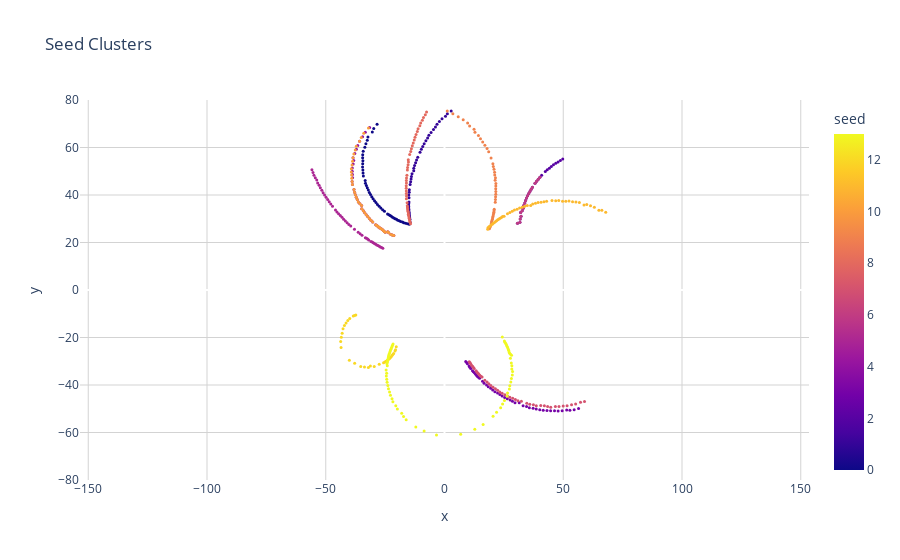
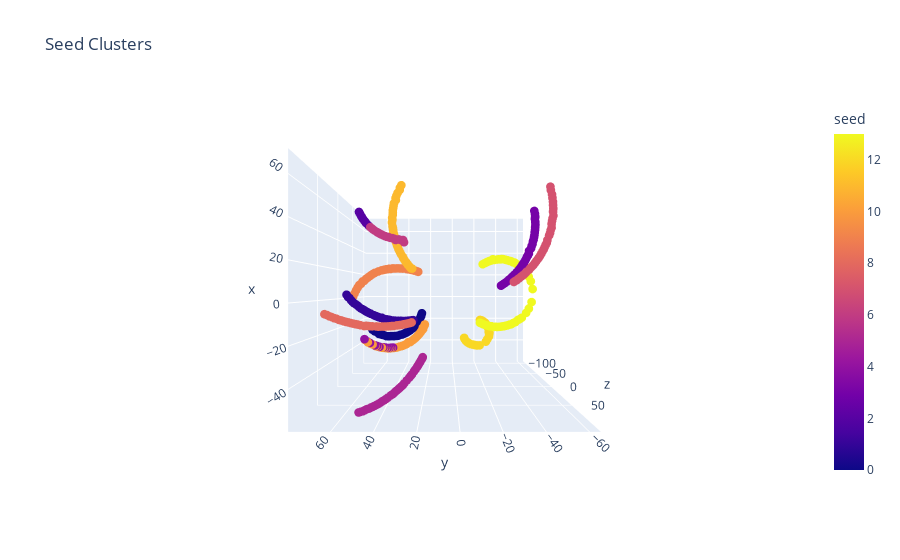

Write notebook code for charts like these, in order.
### Code cell
def get_seeds(data, event_id):
    sid = data["tpc_seeds_id"].array(library="np")[event_id]
    cids = data["tpc_seeds_clusters"].array(library="np")[event_id]
    ncid = data["tpc_seeds_nclusters"].array(library="np")[event_id]
    cid_start = data["tpc_seeds_start_idx"].array(library="np")[event_id]
    list_of_cids = [cids[start : start + length] 
                for start, length in zip(cid_start, ncid)]
    lists_of_x = [[clusters.iloc[cid_to_index[cid]]['x'] for cid in cids] for cids in list_of_cids]
    lists_of_y = [[clusters.iloc[cid_to_index[cid]]['y'] for cid in cids] for cids in list_of_cids]
    lists_of_z = [[clusters.iloc[cid_to_index[cid]]['z'] for cid in cids] for cids in list_of_cids]
    df = pd.DataFrame({"sid": sid, "cids": list_of_cids, "x": lists_of_x, "y": lists_of_y, "z": lists_of_z})
    return df

seeds = get_seeds(data, event_id)
print(f"Number of seeds: {len(seeds)}")
print(seeds.iloc[0])


flattened_data = {"seed": [], "x": [], "y": [], "z": [], "r": []}
for irow, row in seeds.iterrows():
    # if irow % 100  != 0:
    #     continue
    for x_val, y_val, z_val in zip(row["x"], row["y"], row["z"]):
        flattened_data["seed"].append(row["sid"])
        flattened_data["x"].append(x_val)
        flattened_data["y"].append(y_val)
        flattened_data["z"].append(z_val)
        flattened_data["r"].append(np.sqrt(x_val**2 + y_val**2))

df_flat = pd.DataFrame(flattened_data)
df_flat["r"].plot(kind="hist")

fig = px.scatter(
    df_flat,
    x="x",
    y="y",
    color="seed",
    title="Seed Clusters"
)
fig.update_layout(
    xaxis=dict(
        range=[-80, 80],
        gridcolor='lightgray',
        ),
    yaxis=dict(
        scaleanchor="x",
        scaleratio=1,
        range=[-80, 80],
        gridcolor='lightgray',
    ),
    paper_bgcolor='white',
    plot_bgcolor='white',
)
fig.update_traces(marker_size=3)
fig.show()

fig = px.scatter_3d(
    df_flat,
    x="x",
    y="y",
    z="z",
    color="seed",
    title="Seed Clusters"
)
fig.update_traces(marker_size=3)
fig.update_layout(scene_camera=dict(
    eye=dict(x=0, y=0, z=2)
))
fig.show()

### Figure 1 — Plotly figure (JSON) as saved in the notebook; plotly's stock layout.template omitted (floating-point values rounded to 4 significant figures; data arrays with more than 128 entries replaced by an {"elided": "..."} marker saying what was removed)
{"data": [{"hovertemplate": "x=%{x}<br>y=%{y}<br>seed=%{marker.color}<extra></extra>", "legendgroup": "", "marker": {"color": {"elided": "614 int values"}, "coloraxis": "coloraxis", "size": 3, "symbol": "circle"}, "mode": "markers", "name": "", "orientation": "v", "showlegend": false, "type": "scatter", "x": {"elided": "614 float values"}, "xaxis": "x", "y": {"elided": "614 float values"}, "yaxis": "y"}], "layout": {"coloraxis": {"colorbar": {"title": {"text": "seed"}}, "colorscale": [[0, "#0d0887"], [0.1111, "#46039f"], [0.2222, "#7201a8"], [0.3333, "#9c179e"], [0.4444, "#bd3786"], [0.5556, "#d8576b"], [0.6667, "#ed7953"], [0.7778, "#fb9f3a"], [0.8889, "#fdca26"], [1, "#f0f921"]]}, "legend": {"tracegroupgap": 0}, "paper_bgcolor": "white", "plot_bgcolor": "white", "title": {"text": "Seed Clusters"}, "xaxis": {"anchor": "y", "domain": [0, 1], "gridcolor": "lightgray", "range": [-80, 80], "title": {"text": "x"}}, "yaxis": {"anchor": "x", "domain": [0, 1], "gridcolor": "lightgray", "range": [-80, 80], "scaleanchor": "x", "scaleratio": 1, "title": {"text": "y"}}}}

### Figure 2 — Plotly figure (JSON) as saved in the notebook; plotly's stock layout.template omitted (floating-point values rounded to 4 significant figures; data arrays with more than 128 entries replaced by an {"elided": "..."} marker saying what was removed)
{"data": [{"hovertemplate": "x=%{x}<br>y=%{y}<br>z=%{z}<br>seed=%{marker.color}<extra></extra>", "legendgroup": "", "marker": {"color": {"elided": "614 int values"}, "coloraxis": "coloraxis", "size": 3, "symbol": "circle"}, "mode": "markers", "name": "", "scene": "scene", "showlegend": false, "type": "scatter3d", "x": {"elided": "614 float values"}, "y": {"elided": "614 float values"}, "z": {"elided": "614 float values"}}], "layout": {"coloraxis": {"colorbar": {"title": {"text": "seed"}}, "colorscale": [[0, "#0d0887"], [0.1111, "#46039f"], [0.2222, "#7201a8"], [0.3333, "#9c179e"], [0.4444, "#bd3786"], [0.5556, "#d8576b"], [0.6667, "#ed7953"], [0.7778, "#fb9f3a"], [0.8889, "#fdca26"], [1, "#f0f921"]]}, "legend": {"tracegroupgap": 0}, "scene": {"camera": {"eye": {"x": 0, "y": 0, "z": 2}}, "domain": {"x": [0, 1], "y": [0, 1]}, "xaxis": {"title": {"text": "x"}}, "yaxis": {"title": {"text": "y"}}, "zaxis": {"title": {"text": "z"}}}, "title": {"text": "Seed Clusters"}}}
